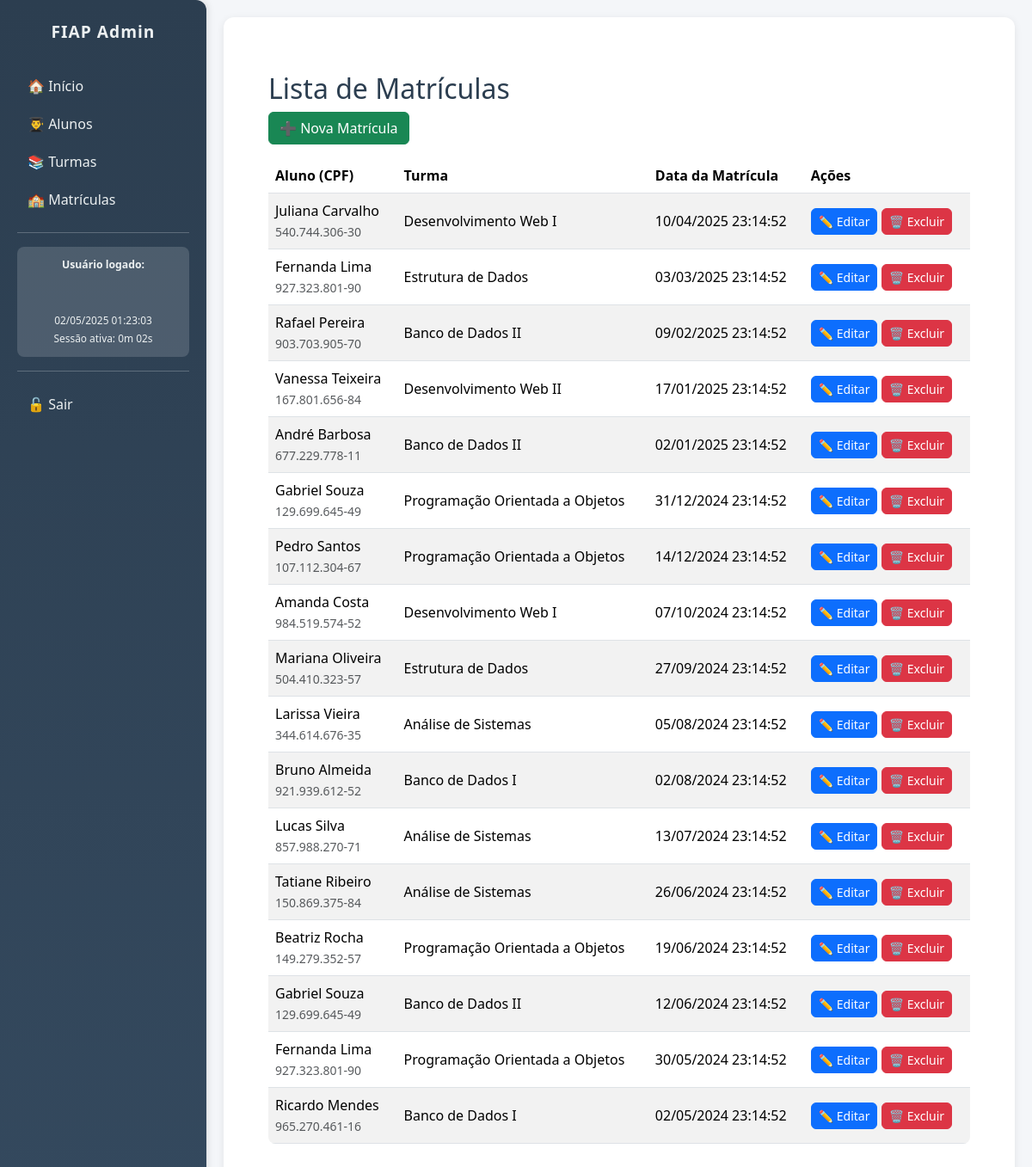
The app's page /views/matriculas/list.php (signed in) with its own data.
### tables this page shows
CREATE TABLE matriculas (
  id INT AUTO_INCREMENT PRIMARY KEY,
  aluno_id INT NOT NULL,
  turma_id INT NOT NULL,
  data_matricula TIMESTAMP DEFAULT CURRENT_TIMESTAMP,
  FOREIGN KEY (aluno_id) REFERENCES alunos(id) ON DELETE CASCADE,
  FOREIGN KEY (turma_id) REFERENCES turmas(id) ON DELETE CASCADE
);

CREATE TABLE alunos (
  id INT AUTO_INCREMENT PRIMARY KEY,
  nome VARCHAR(100) NOT NULL,
  nascimento DATE NOT NULL,
  cpf VARCHAR(14) NOT NULL UNIQUE,
  email VARCHAR(100) NOT NULL UNIQUE,
  senha VARCHAR(255) NOT NULL,
  telefone VARCHAR(20) NOT NULL,
  data_cadastro TIMESTAMP DEFAULT CURRENT_TIMESTAMP
);

CREATE TABLE turmas (
  id INT AUTO_INCREMENT PRIMARY KEY,
  nome VARCHAR(50) NOT NULL UNIQUE,
  descricao VARCHAR(255) NOT NULL
);

### views/matriculas/list.php (the view, shortened to what this page needs)
<?php
include '../../includes/db.php';
$sql = "SELECT m.*, a.nome AS nome_aluno, a.cpf AS cpf_aluno, t.nome AS nome_turma, m.data_matricula
        FROM matriculas m
        JOIN alunos a ON m.aluno_id = a.id
        JOIN turmas t ON m.turma_id = t.id
        ORDER BY m.data_matricula DESC";
$stmt = $pdo->query($sql);
$matriculas = $stmt->fetchAll(PDO::FETCH_ASSOC);
include '../../includes/header.php';
?>
<div class="container py-4">
    <h2>Lista de Matrículas</h2>
    <a href="create.php" class="btn btn-success mb-3">➕ Nova Matrícula</a>
    <?php if (count($matriculas) > 0): ?>
        <table class="table table-striped">
            <thead>
                <tr>
                    <th>Aluno (CPF)</th>
                    <th>Turma</th>
                    <th>Data da Matrícula</th>
                    <th>Ações</th>
                </tr>
            </thead>
            <tbody>
                <?php foreach ($matriculas as $matricula): ?>
                    <tr>
                        <td>
                            <?= htmlspecialchars($matricula['nome_aluno']) ?>
                            <br><small class="text-muted"><?= htmlspecialchars($matricula['cpf_aluno']) ?></small>
                        </td>
                        <td><?= htmlspecialchars($matricula['nome_turma']) ?></td>
                        <td><?= date('d/m/Y H:i:s', strtotime($matricula['data_matricula'])) ?></td>
                        <td>
                            <a href="edit.php?id=<?= $matricula['id'] ?>" class="btn btn-primary btn-sm">✏️ Editar</a>
                            <a href="#" class="btn btn-danger btn-sm" data-bs-toggle="modal" data-bs-target="#confirmDeleteModal" data-id="<?= $matricula['id'] ?>" data-nome="<?= htmlspecialchars($matricula['nome_aluno']) ?>">🗑️ Excluir</a>
                        </td>
                    </tr>
                <?php endforeach; ?>
            </tbody>
        </table>
    <?php else: ?>
        <div class="alert alert-info">Nenhuma matrícula encontrada.</div>
    <?php endif; ?>
</div>
<?php include '../../includes/footer.php'; ?>

### records on screen
matriculas: aluno.nome "Juliana Carvalho", aluno.cpf "540.744.306-30", turma.nome "Desenvolvimento Web I", data_matricula "10/04/2025 23:14:52"
matriculas: aluno.nome "Fernanda Lima", aluno.cpf "927.323.801-90", turma.nome "Estrutura de Dados", data_matricula "03/03/2025 23:14:52"
matriculas: aluno.nome "Rafael Pereira", aluno.cpf "903.703.905-70", turma.nome "Banco de Dados II", data_matricula "09/02/2025 23:14:52"
matriculas: aluno.nome "Vanessa Teixeira", aluno.cpf "167.801.656-84", turma.nome "Desenvolvimento Web II", data_matricula "17/01/2025 23:14:52"
matriculas: aluno.nome "André Barbosa", aluno.cpf "677.229.778-11", turma.nome "Banco de Dados II", data_matricula "02/01/2025 23:14:52"
matriculas: aluno.nome "Gabriel Souza", aluno.cpf "129.699.645-49", turma.nome "Programação Orientada a Objetos", data_matricula "31/12/2024 23:14:52"
matriculas: aluno.nome "Pedro Santos", aluno.cpf "107.112.304-67", turma.nome "Programação Orientada a Objetos", data_matricula "14/12/2024 23:14:52"
matriculas: aluno.nome "Amanda Costa", aluno.cpf "984.519.574-52", turma.nome "Desenvolvimento Web I", data_matricula "07/10/2024 23:14:52"
matriculas: aluno.nome "Mariana Oliveira", aluno.cpf "504.410.323-57", turma.nome "Estrutura de Dados", data_matricula "27/09/2024 23:14:52"
matriculas: aluno.nome "Larissa Vieira", aluno.cpf "344.614.676-35", turma.nome "Análise de Sistemas", data_matricula "05/08/2024 23:14:52"
matriculas: aluno.nome "Bruno Almeida", aluno.cpf "921.939.612-52", turma.nome "Banco de Dados I", data_matricula "02/08/2024 23:14:52"
matriculas: aluno.nome "Lucas Silva", aluno.cpf "857.988.270-71", turma.nome "Análise de Sistemas", data_matricula "13/07/2024 23:14:52"
matriculas: aluno.nome "Tatiane Ribeiro", aluno.cpf "150.869.375-84", turma.nome "Análise de Sistemas", data_matricula "26/06/2024 23:14:52"
matriculas: aluno.nome "Beatriz Rocha", aluno.cpf "149.279.352-57", turma.nome "Programação Orientada a Objetos", data_matricula "19/06/2024 23:14:52"
matriculas: aluno.nome "Gabriel Souza", aluno.cpf "129.699.645-49", turma.nome "Banco de Dados II", data_matricula "12/06/2024 23:14:52"
matriculas: aluno.nome "Fernanda Lima", aluno.cpf "927.323.801-90", turma.nome "Programação Orientada a Objetos", data_matricula "30/05/2024 23:14:52"
matriculas: aluno.nome "Ricardo Mendes", aluno.cpf "965.270.461-16", turma.nome "Banco de Dados I", data_matricula "02/05/2024 23:14:52"
